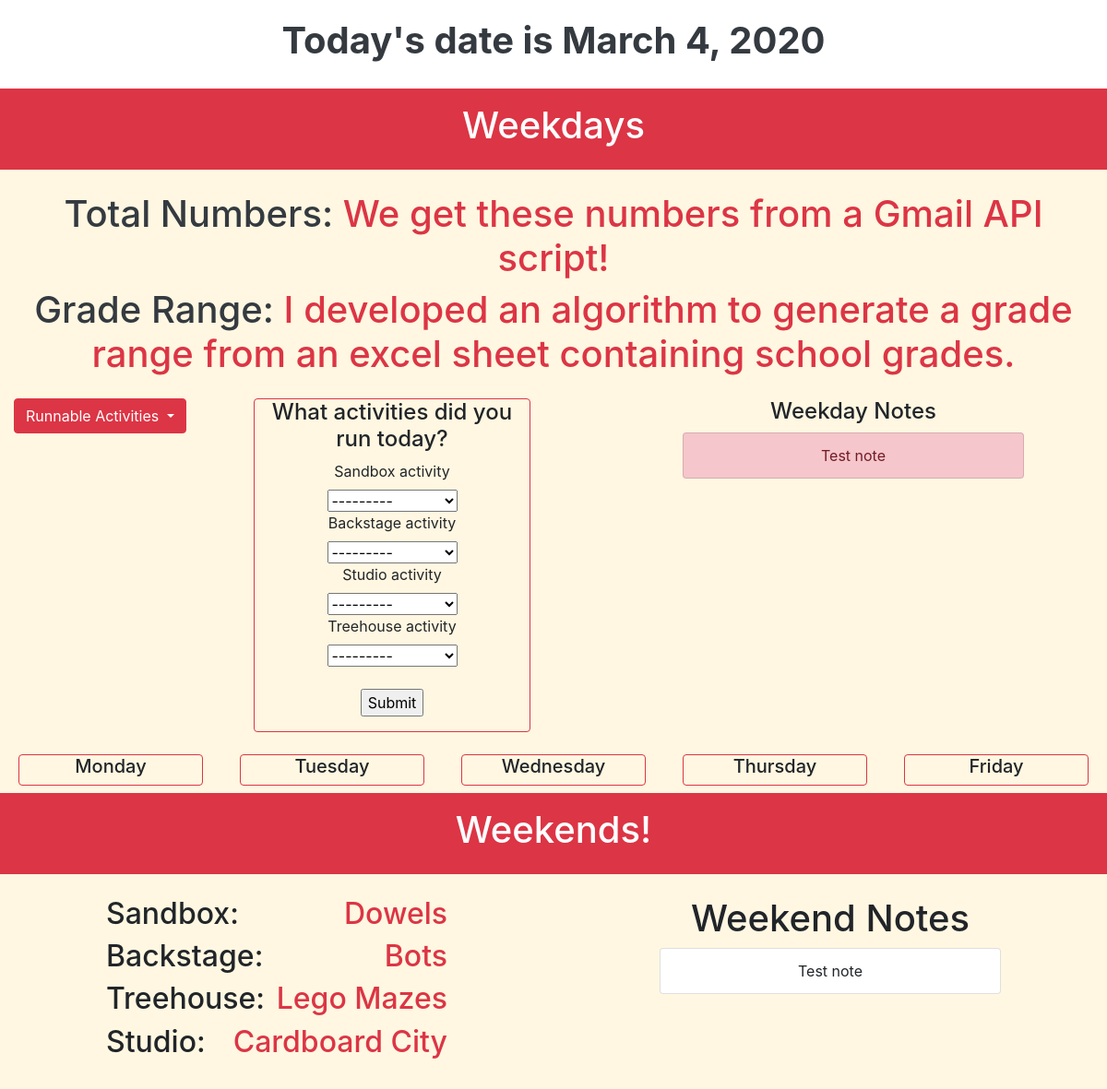
The page / on the database its author committed.
### design_lab/models.py (models this page shows)
class Notes(models.Model):
    description = models.TextField(max_length = 300,verbose_name="Note: ")
    date_added = models.DateTimeField()
    weekday = models.BooleanField(verbose_name="Would you like to show this note during the weekdays?")
    weekend = models.BooleanField(verbose_name="Would you like to show this note during the weekends?")
    show = models.BooleanField(default=True,verbose_name="Do you want to show this note right away?")
    priority = models.IntegerField(validators=[MinValueValidator(1),MaxValueValidator(6)],verbose_name="How important is this note on a scale of 1-6?")
    def __str__(self):
        return self.description
    class Meta:
        verbose_name_plural = 'Notes'
    weekday_notes = WeekdayNotesManager()
    weekend_notes = WeekendNotesManager()
    objects = models.Manager()

class Weekend(models.Model):
    Sandbox = models.ForeignKey(Activities,on_delete=models.CASCADE,related_name='Sandbox')
    Backstage = models.ForeignKey(Activities,on_delete=models.CASCADE,related_name='Backstage')
    Treehouse = models.ForeignKey(Activities,on_delete=models.CASCADE,related_name='Treehouse')
    Studio = models.ForeignKey(Activities,on_delete=models.CASCADE,related_name='Studio')
    date_decided = models.DateField(verbose_name="When were the weekend activities decided?")
    class Meta:
        verbose_name_plural = 'Weekend Activities'
    objects = models.Manager()

class Activities(models.Model):
    name = models.CharField(max_length = 50,verbose_name="Name of Activity")
    grade_range = models.CharField(max_length = 50,verbose_name="What grade range is this activity suitable for?")
    runnable = models.BooleanField(default=True,verbose_name="Is this activity runnable?")
    def __str__(self):
        return self.name
    class Meta:
        verbose_name_plural = 'Activities'
    runnable_list = RunnableAcitivitiesManager()
    objects = models.Manager()

### design_lab/views.py (the view, shortened to what this page needs)
# urls.py: path('',views.index,name='index')
def index(request):
    context = {}
    todays_date = date.today()
    context['todays_date'] = todays_date
    try:
        context['groups'] = "I developed an algorithm to generate a grade range from an excel sheet containing school grades."
        context['total'] = "We get these numbers from a Gmail API script!"
    except ObjectDoesNotExist:
        context['groups'] = "It's a weekend! We should only have general admission"
        context['total'] = "Familiessssss"
    """ Old algorithm to display total numbers.
    The new gmail api algo creates an empty entry on weekdays where there is no data!


    if days_of_week.isWeekday():
        print("It is a weekday!")
        last_entry = Visitation.last_entry.get_today()
        print(Visitation.objects.all())
        print("Let's see if we can find information about todays visitation in our database.")

        #check the last entry in the database
        if last_entry.current_date == todays_date:
            print("There is an entry for todays date! Let's show it to you.")
            #if there is an entry found then pull that information
            context['groups'] = last_entry.groups
            context['total'] = last_entry.total_numbers
        else:
            print("There was no entry in the database for today. Let's check the last gmail attachment.")
            #last entry did not match todays date
            #go into gmail to find last email
            cd,gr,t = services.get_information()
            print("Found the attachment. Let's double check to see if it's for todays date.")

            # check if the attachment date match todays date
            if cd == todays_date:
                print("The attachment is for today! Let's save this into the database.")
                v = Visitation(groups=gr,current_date=cd,total_numbers=t)
                v.save()
                last_entry = Visitation.last_entry.get_today()
                context['groups'] = last_entry.groups
                context['total'] = last_entry.total_numbers

            #it is a weekday but no group visitation
            else:
                print("The attachment does not match todays date. That probably means there are no groups today.")
                context['groups'] = "No groups today!"
                context['total'] = "No groups today!"

    else:
        print("It's a weekend!")
        context['groups'] ="It's a weekend!"
        context['total'] = "Families"
    """
    if request.method == 'GET':
        context['activity_form'] = ActivityForm()
    print("Getting weekend activities")
    try:
        context['weekend_activities']= Weekend.objects.latest('date_decided')
    except ObjectDoesNotExist:
        context['weekend_activities'] = "Pick activities to run for the weekend!"
    print("Getting notes for the weekdays and weekend.")
    context['weekday_notes'] = Notes.weekday_notes.get_weekday_notes()
    context['weekend_notes'] = Notes.weekend_notes.get_weekend_notes()
    print("Getting a list of runnable activities.")
    context['activities_list'] = Activities.runnable_list.runnable()
    """Weekday activities"""
    print("Generating list of activities that were run this week.")
    visitor_info_range = Visitation.monday_to_friday.weekday_visitation()
    print("Found the days. Converting that information into a dictionary to be viewed.")
    context['activities'] = Visitation.parse_visitor_queryset(visitor_info_range)
    return render(request,"design_lab/index.html",context)

### design_lab/forms.py
class ActivityForm(ModelForm):
    class Meta:
        model = Visitation
        fields = ['sandbox_activity','backstage_activity','studio_activity','treehouse_activity']

### design_lab/models.py (called while the page is built, shortened)
    def runnable(self):
        activities = Activities.objects.filter(runnable=True)
        if not activities:
            return 0
        else:
            return activities

    def get_weekday_notes(self):
        try:
            return Notes.objects.filter(weekday=True,show=True).order_by('-priority','-date_added')
        except ObjectDoesNotExist:
            return "No notes found."

    def get_weekend_notes(self):
        try:
            return Notes.objects.filter(weekend=True,show=True).order_by('-priority','-date_added')
        except ObjectDoesNotExist:
            return "No notes found."

    def weekday_visitation(self):
        today_date = date.today()
        weekday_range = today_date.weekday()
        monday_date = date.today() - timedelta(days=weekday_range)
        friday_date = monday_date + timedelta(4)
        return Visitation.objects.filter(current_date__range = [monday_date,friday_date]).order_by('current_date')

    @staticmethod
    def parse_visitor_queryset(a_list):
        a = {'Monday':[],'Tuesday':[],'Wednesday':[],'Thursday':[],'Friday':[]}
        weekdays = ['Monday','Tuesday','Wednesday','Thursday','Friday']
        return a

### design_lab/templates/design_lab/index.html (shortened to what this page needs)
{% load crispy_forms_tags %}
<html lang="en">
<head>
    <link rel="stylesheet" href="https://stackpath.bootstrapcdn.com/bootstrap/4.4.1/css/bootstrap.min.css">
</head>
<body>
    <div class="container-fluid text-center py-3">
        <h1 class="font-weight-bold text-dark py-1"> Today's date is {{todays_date}}</h1>
    </div>
    <div class="jumbotron-fluid bg-danger my-0">
        <div class="container text-center py-3">
            <h1 class="text-white">Weekdays</h1>
        </div>
    </div>
    <div class="container-fluid nysci-yellow-bg">
        <br>
        <h1 class='text-dark text-center'>Total Numbers: <span class="text-danger">{{total}}</span></h1>
        <h1 class='text-dark text-center' >Grade Range: <span class="text-danger">{{groups}}</span></h1>
        <div class="row py-3">
            <div class="col-2 text-center ">
                <div class="dropdown sticky-top">
                    <button class="btn btn-secondary dropdown-toggle btn-danger" type="button" id="dropdownMenuButton" data-toggle ="dropdown" aria-haspopup="true" aria-expanded="false">
                        Runnable Activities
                    </button>
                </div>
            </div>
            <div class="col-3 text-center mx-auto border border-danger rounded">
                <h4>What activities did you run today?</h4>
                <form method='post' action="{% url 'index' %}">
                    {{activity_form| crispy}}
                    <br>
                    <input type="submit" placeholder="Submit">
                </form>
            </div>
            <div class="col-4 text-center mx-auto">
                <h4>Weekday Notes</h4>
                <ul class="list-group">
                    {% if weekday_notes == 0 %}
                        <li class="list-group-item">No notes for the weekdays!</li>
                    {% else %}
                        {% for notes in weekday_notes %}
                            {% if notes.priority > 4 %}
                                <li class="list-group-item list-group-item-danger">{{notes}}</li>
                            {% elif notes.priority > 2 %}
                                <li class="list-group-item list-group-item-warning">{{notes}}</li>
                            {% else %}
                                <li class="list-group-item list-group-item-info">{{notes}}</li>
                            {% endif %}
                        {% endfor %}
                    {% endif %}
                </ul>
            </div>
        </div>
    </div>
    <div class="container-fluid nysci-yellow-bg py-2">
        <div class="row">
            <div class="col-2 text-center border border-danger mx-auto rounded">
                <h5>Monday</h5>
            </div>
            <div class="col-2 text-center border border-danger mx-auto rounded">
                <h5>Tuesday</h5>
            </div>
            <div class="col-2 text-center border border-danger mx-auto rounded">
                <h5>Wednesday</h5>
            </div>
            <div class="col-2 text-center border border-danger mx-auto rounded">
                <h5>Thursday</h5>
            </div>
            <div class="col-2 text-center border border-danger mx-auto rounded">
                <h5>Friday</h5>
            </div>
        </div>
    </div>
    <div class="jumbotron-fluid bg-danger">
        <div class="container text-center py-3">
            <h1 class="text-white">Weekends!</h1>
        </div>
    </div>
    <div class="container-fluid text-center nysci-yellow-bg">
        <div class="row py-4">
            <div class="col-4 mx-auto">
                {% if weekend_activities == 0 %}
                    <h2>You haven't chosen or saved any activities to run during the weekend!</h2>
                {% else %}
                    <div class="row">
                        <div class="col-3">
                            <h2> Sandbox: </h2>
                        </div>
                        <div class="col-9">
                            <h2 class="text-right text-danger">{{weekend_activities.Sandbox.name}}</h2>
                        </div>
                    </div>
                    <div class="row">
                        <div class="col-3">
                            <h2> Backstage: </h2>
                        </div>
                        <div class="col-9">
                            <h2 class="text-right text-danger"> {{weekend_activities.Backstage.name}} </h2>
                        </div>
                    </div>
                    <div class="row">
                        <div class="col-3">
                            <h2> Treehouse: </h2>
                        </div>
                        <div class="col-9">
                            <h2 class="text-right text-danger"> {{weekend_activities.Treehouse.name}} </h2>
                        </div>
                    </div>
                    <div class="row">
                        <div class="col-3">
                            <h2> Studio: </h2>
                        </div>
                        <div class="col-9">
                            <h2 class="text-right text-danger"> {{weekend_activities.Studio.name}}</h2>
                        </div>
                    </div>
                {% endif %}
            </div>
            <div class="col-4 mx-auto">
                <h1>Weekend Notes</h1>
                <ul class="list-group">
                    {% for notes in weekend_notes %}
                        <li class="list-group-item">{{notes}}</li>
                    {% endfor %}
                </ul>
            </div>
        </div>
    </div>
  </body>
</body>
</html>

### design_lab/templates/design_lab/index.html (style rules this page uses)
.nysci-yellow-bg { background-color:#FFF7E1; }

### rows shown on the page
Notes: description "Test note"
Weekend: Sandbox.name "Dowels", Backstage.name "Bots", Treehouse.name "Lego Mazes", Studio.name "Cardboard City"

### other values the page prints
{{ total }} "We get these numbers from a Gmail API script!"
{{ groups }} "I developed an algorithm to generate a grade range from an excel sheet containing school grades."
